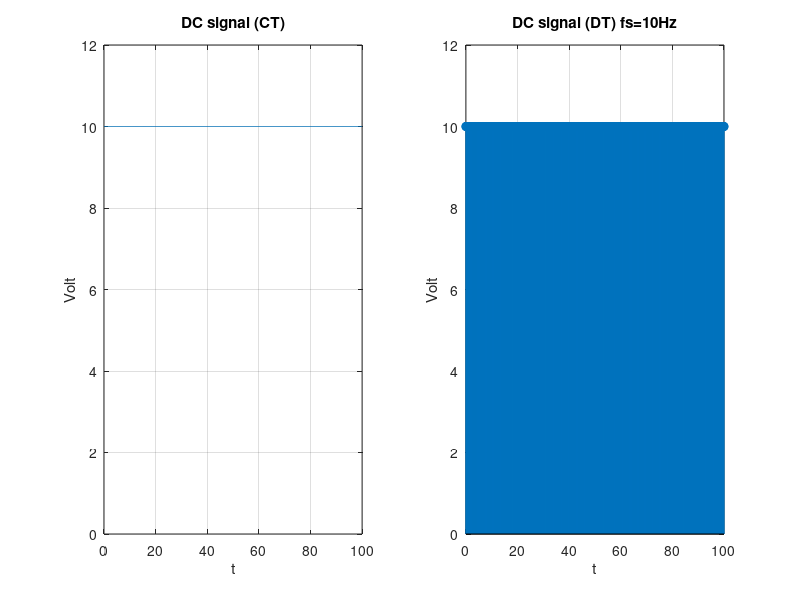

Recreate this plot in MATLAB.
clc
clear all
close all
t=0:1/10:100;
x=zeros(1,length(t));
for i=1:length(t)
   x(i) = 10;
end
subplot(1,2,1)
plot(t,x)
grid on
axis([0 100 0 12])
xlabel('t')
ylabel('Volt')
title('DC signal (CT)')

subplot(1,2,2)
stem(t,x)
grid on
axis([0 100 0 12])
xlabel('t')
ylabel('Volt')
title('DC signal (DT) fs=10Hz')
